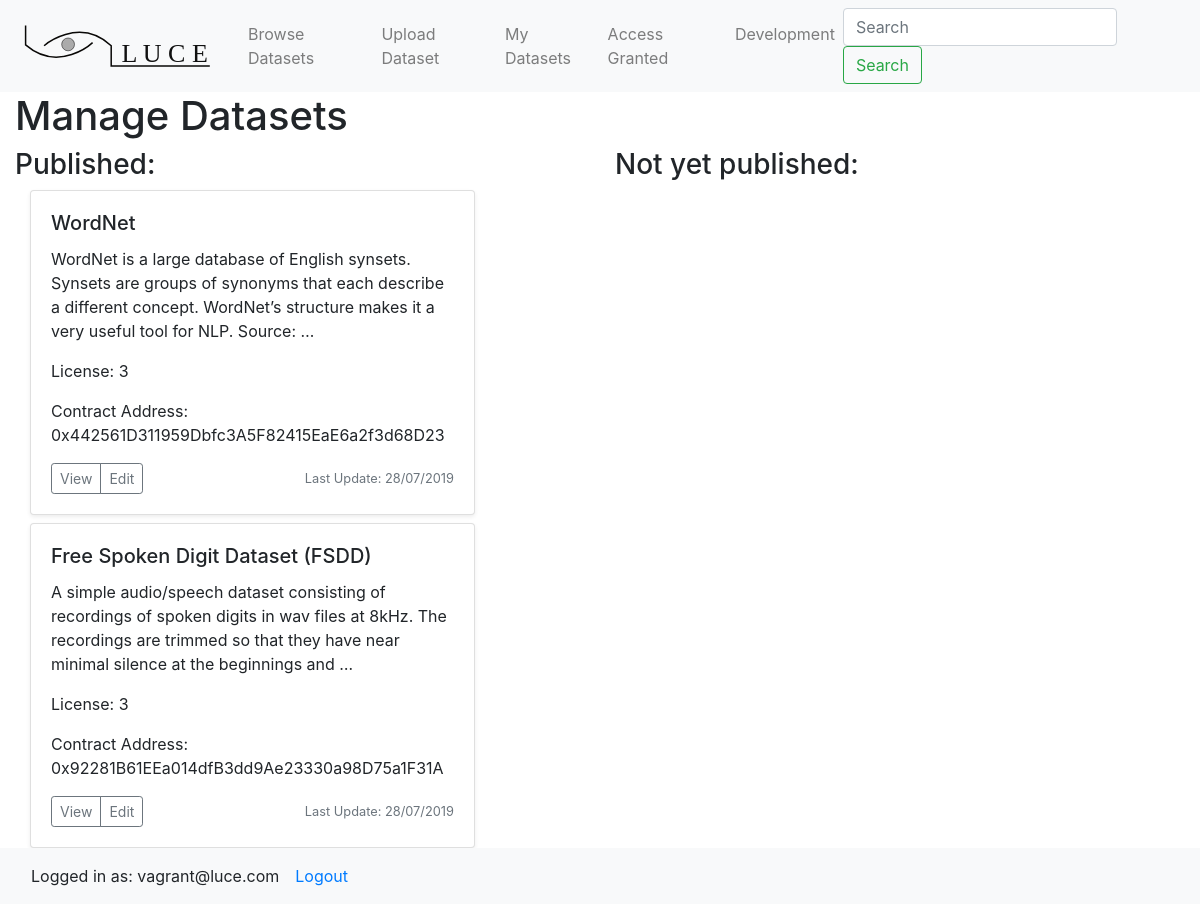
The page /my_data/ (signed in) on the database its author committed.
### datastore/models.py (models this page shows, shortened)
class Dataset(models.Model):
    title           = models.CharField(max_length=120)
    description     = models.TextField(null=True, blank=True)
    license         = models.IntegerField() # encoded as integer
    file            = models.FileField(upload_to='files/', blank=True, null=True)
    owner           = models.CharField(max_length=120) # owner username/email
    owner_address   = models.CharField(max_length=180) # msg.sender
    contract_address= models.CharField(max_length=180) # address of smart contract
    published       = models.BooleanField(default = False)
    access_granted  = models.ManyToManyField(User, related_name='datasets_accessible')
    created_by      = models.ForeignKey(User, default=1, null=True, on_delete=models.SET_NULL, related_name='datasets_owned')
    timestamp       = models.DateTimeField(auto_now_add=True)
    updated         = models.DateTimeField(auto_now=True)
    objects         = DatasetManager()
    def get_absolute_url(self):
        return f"/data/{self.pk}"
    def get_edit_url(self):
        return f"/data/{self.pk}/edit"
    class Meta:
        ordering = ['-updated', '-timestamp']

### accounts/models.py (models this page shows, shortened)
class User(AbstractBaseUser):
    email = models.EmailField(
        verbose_name='email address',
        max_length=255,
        unique=True,
    )
    first_name 	= 	models.CharField(max_length=255, blank=True, null=True)
    last_name 	= 	models.CharField(max_length=255, blank=True, null=True)
    institution =	models.CharField(max_length=255, blank=True, null=True)
    ethereum_public_key 	=	models.CharField(max_length=255, blank=True, null=True)
    ethereum_private_key    =   models.CharField(max_length=255, blank=True, null=True)
    is_approved =  models.BooleanField(default=True) # True for now while developing..
    active = models.BooleanField(default=True)
    staff = models.BooleanField(default=False) # a admin user; non super-user
    admin = models.BooleanField(default=False) # a superuser
    USERNAME_FIELD = 'email'
    REQUIRED_FIELDS = ['first_name', 'last_name', 'institution']
    objects = UserManager()
    def __str__(self):
        return self.email
    @property
    def is_active(self):
        return self.active

### datastore/views.py (the view)
# urls.py: path('my_data/', my_data_view),
def my_data_view(request):
    head_title = "LUCE"
    qs = Dataset.objects.all()
    qs = qs.filter(created_by=request.user)
    context = {"head_title": head_title,
                "dataset_list": qs}
    template = 'data/my_data.html'
    return render(request, template, context)

### datastore/managers.py (called while the page is built)
    def get_queryset(self):
        return DatasetQuerySet(self.model, using=self._db)

### datastore/templates/data/my_data.html (shortened to what this page needs)
{% extends "base.html" %}
{% block content %}
	<h1> Manage Datasets </h1>
		<div class='row'>
			<div class='col-md-6'>
				<h3> Published: </h3>
				{% for data in dataset_list %}
					{% if data.published %}
						{% include 'data/list-inline.html' with object=data %}
					{% endif %}
				{% endfor %}
				</div>
			<div class='col-md-6'>
				<h3> Not yet published: </h3>
			</div>
		</div>
{% endblock %}

### lucehome/templates/base.html (shortened to what this page needs)
<!doctype html>
<html lang="en">
  <head>
        <link rel="stylesheet" href="https://stackpath.bootstrapcdn.com/bootstrap/4.3.1/css/bootstrap.min.css">
  </head>
  <body>
        {% include 'navbar.html' %}
                <div class='container-fluid pb-5'>
                    {% block content %}{% endblock %}
                </div>
        <nav class="navbar fixed-bottom navbar-light bg-light">
            {% if user.is_authenticated %}
                <a class="col-auto pr-0 mr-0 navbar-text">Logged in as: {{ user }}</a>
                <a class="col nav-item nav-link" href="/logout">Logout</a>
            {% else %}
                <a class=" col-auto navbar-text" href="/login">Not logged in</a>
            {% endif %}
        </nav>
  </body>
</html>

### datastore/templates/data/list-inline.html
<div class='col-12 col-md-10 mb-2 mt-2'>
	<div class='card shadow-sm {% if not object.published %} border border-warning text-dark  {% endif %}' >
			      <div class="card-body">
			        <h5 class="card-title"> {{ object.title }} {% if dataset.file %} (File) {% endif %} </h5>
			        <p class="card-text"> {{ object.description|truncatewords:30 }} </p>
			        <p class="card-text"> License: {{ object.license }} </p>
			        {% if object.published %}
			        <p class="card-text"> Contract Address: {{ object.contract_address }} </p>
			   		{% endif %}
			              <div class="d-flex justify-content-between align-items-center">
			                <div class="btn-group">
			                  <button type="button" class="btn btn-sm btn-outline-secondary" onclick="window.location.href='{{ object.get_absolute_url }} '">View</button>
			                  <button type="button" class="btn btn-sm btn-outline-secondary" onclick="window.location.href='{{ object.get_edit_url }} '">Edit</button>
			                </div>
			                <small class="text-muted"> Last Update: {{ object.updated|date:"d/m/Y" }}</small>
			              </div>
			      </div>
	</div>
</div>

### rows shown on the page
Dataset: title "WordNet", description "WordNet is a large database of English synsets. Synsets are groups of synonyms that each describe a different concept. WordNet’s structure makes it a very useful tool for NLP. Source: …", license "3", contract_address "0x442561D311959Dbfc3A5F82415EaE6a2f3d68D23", updated "28/07/2019"
Dataset: title "Free Spoken Digit Dataset (FSDD)", description "A simple audio/speech dataset consisting of recordings of spoken digits in wav files at 8kHz. The recordings are trimmed so that they have near minimal silence at the beginnings and …", license "3", contract_address "0x92281B61EEa014dfB3dd9Ae23330a98D75a1F31A", updated "28/07/2019"
User: email "vagrant@luce.com"
